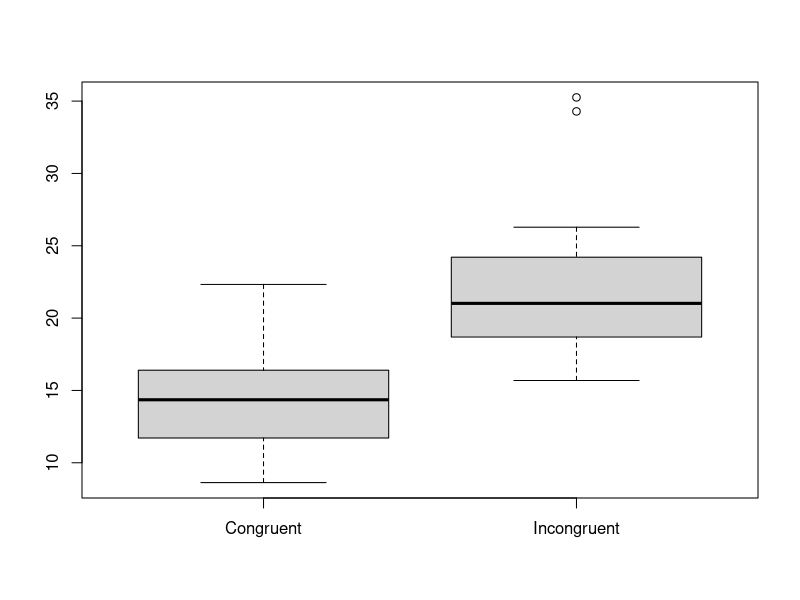
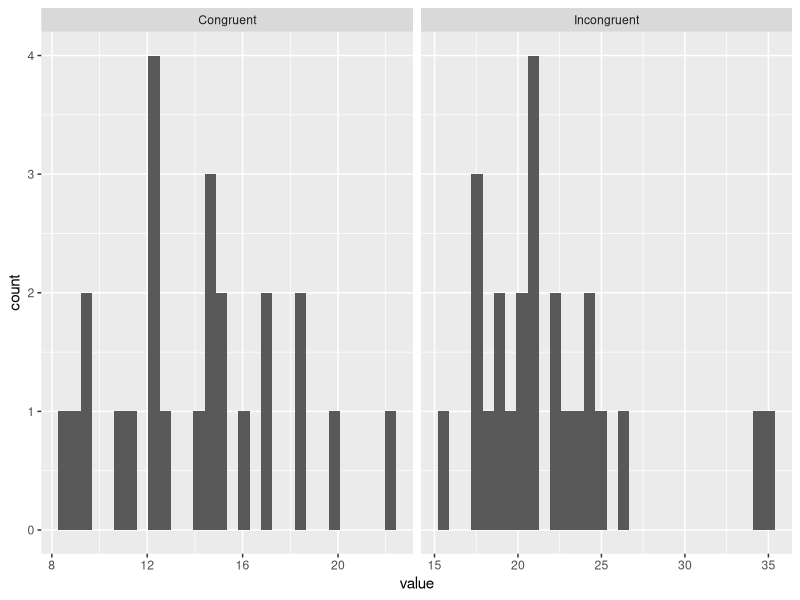
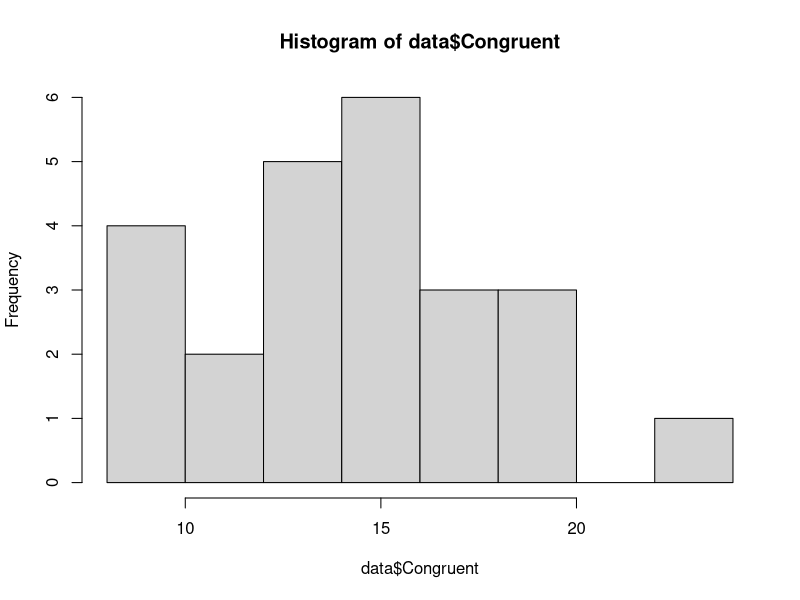
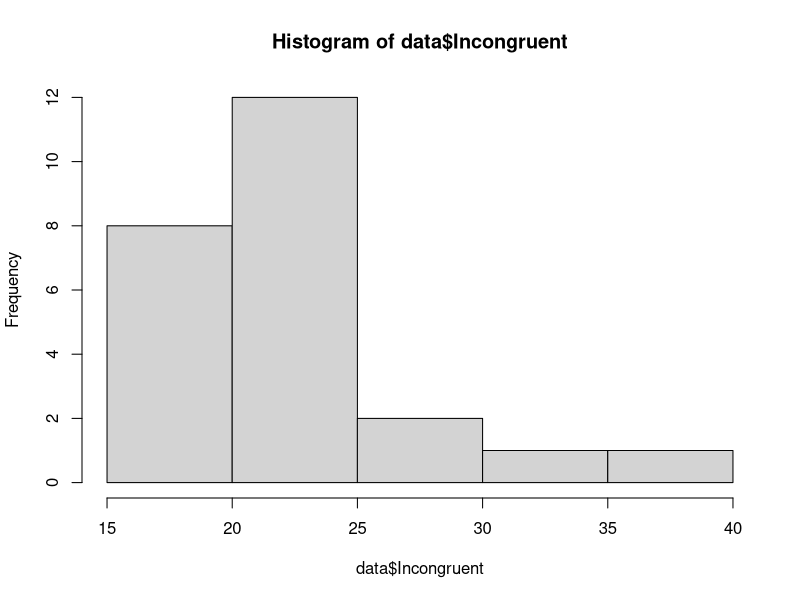
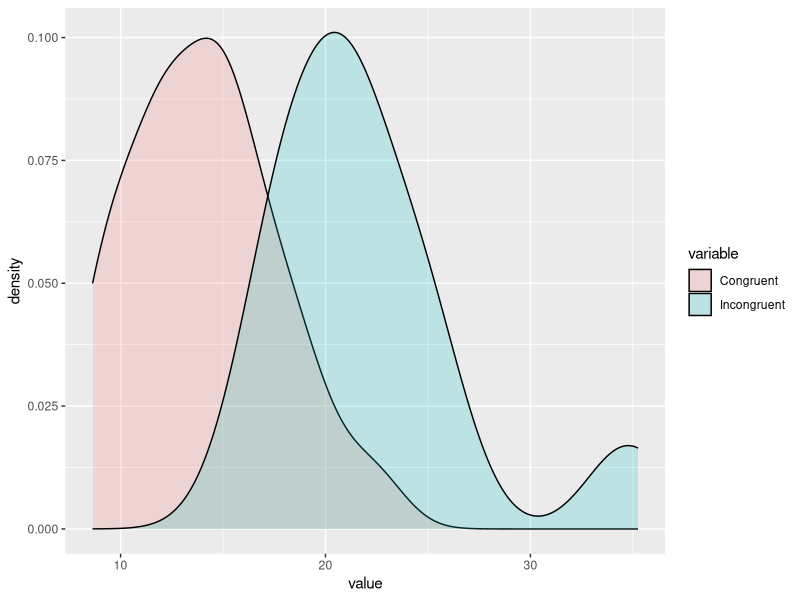
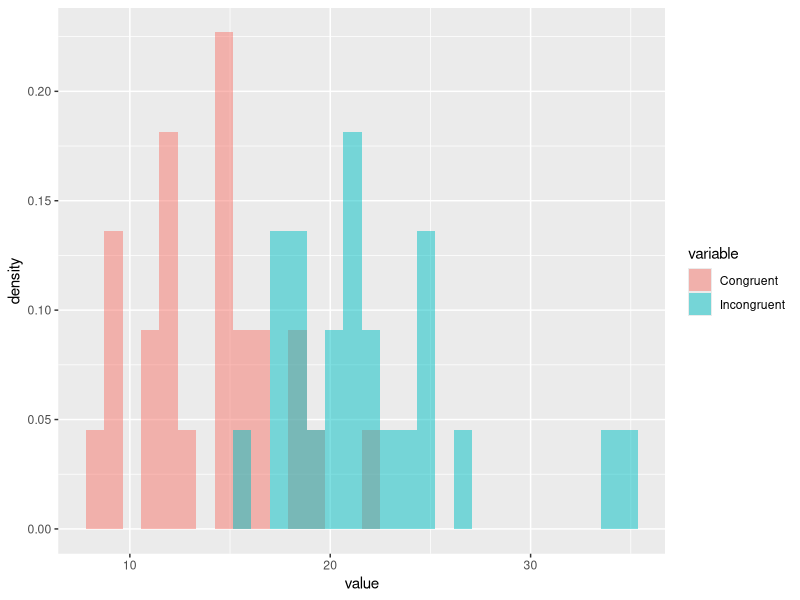
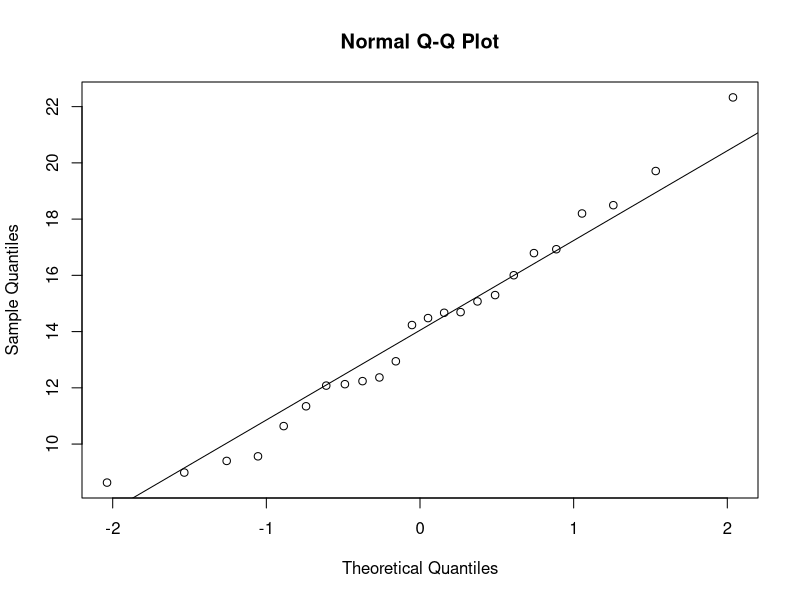
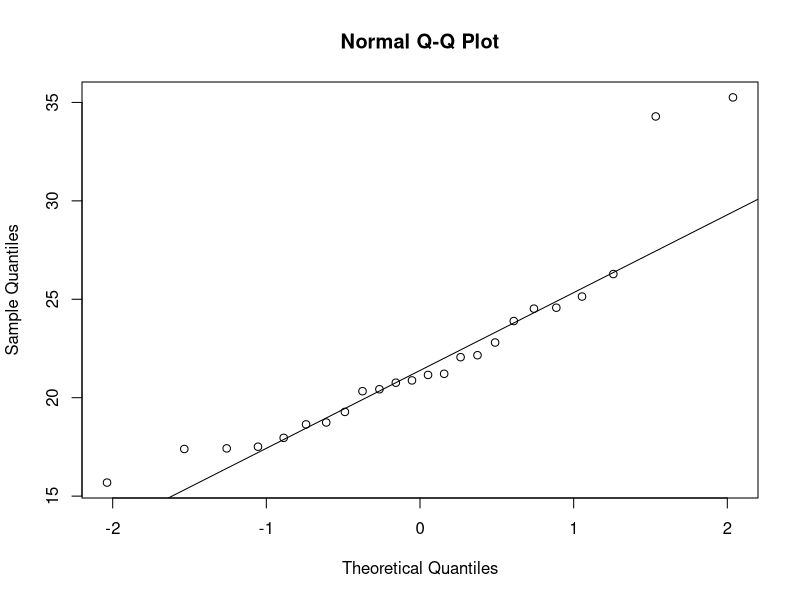

These charts were generated, in order, by the following R code:
# do not forget to se the working directory to be the directory where the data 
# are located
require(ggplot2)

library(tidyr)# load the data
data = read.csv("stroopdata.csv")
# get column names
colnames(data)
# get basic info about the dataset
summary(data)
# get standard deviations
sd(data$Congruent)
sd(data$Incongruent)
# box plot per column
boxplot(data, use.cols = TRUE)

library(reshape)
d <- melt(data)
ggplot(d,aes(x = value)) + 
  facet_wrap(~variable,scales = "free_x") + 
  geom_histogram()

hist(data$Congruent)
hist(data$Incongruent)

# density curve
ggplot(d, aes(value, fill = variable)) + geom_density(alpha = 0.2)

# density histograms
ggplot(d, aes(value, fill = variable)) + geom_histogram(alpha = 0.5, aes(y = ..density..), position = 'identity')

#draw qqplots
qqnorm(data$Congruent); qqline(data$Congruent)
qqnorm(data$Incongruent); qqline(data$Incongruent)

# remove the outliers from the dataset
remove_outliers <- function(x, na.rm = TRUE, ...) {
  qnt <- quantile(x, probs=c(.25, .75), na.rm = na.rm, ...)
  H <- 1.5 * IQR(x, na.rm = na.rm)
  y <- x
  y[x < (qnt[1] - H)] <- NA
  y[x > (qnt[2] + H)] <- NA
  y
}

# blacklist the outliers
data$Congruent <- remove_outliers(data$Congruent)
data$Incongruent <- remove_outliers(data$Incongruent)

# independent 2-group t-test
t.test(data$Congruent, data$Incongruent)
